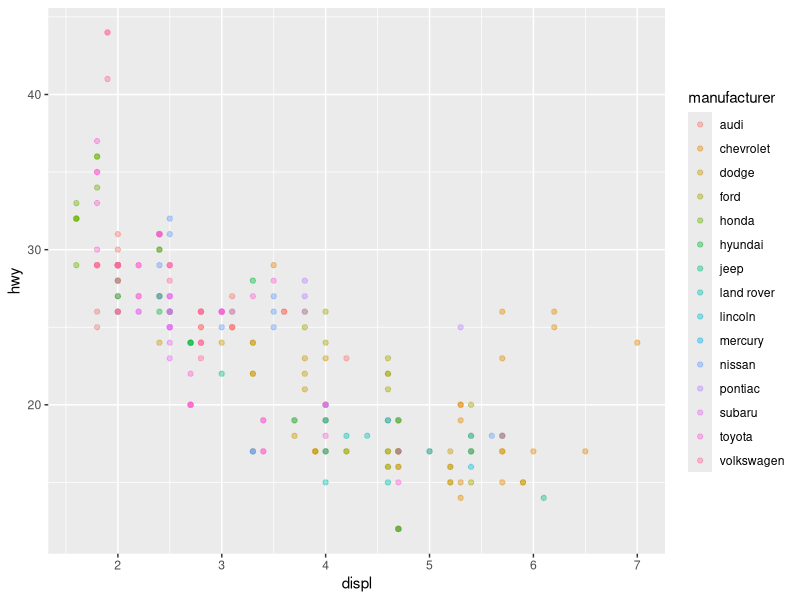
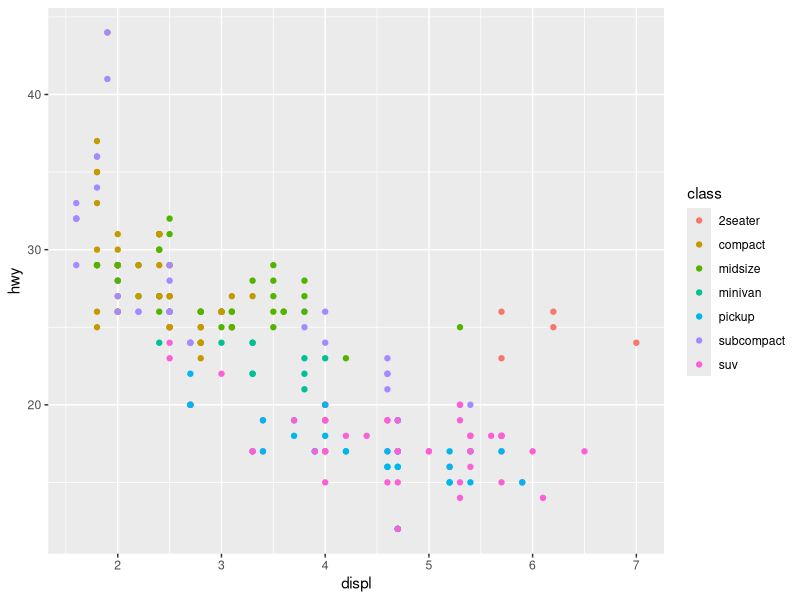
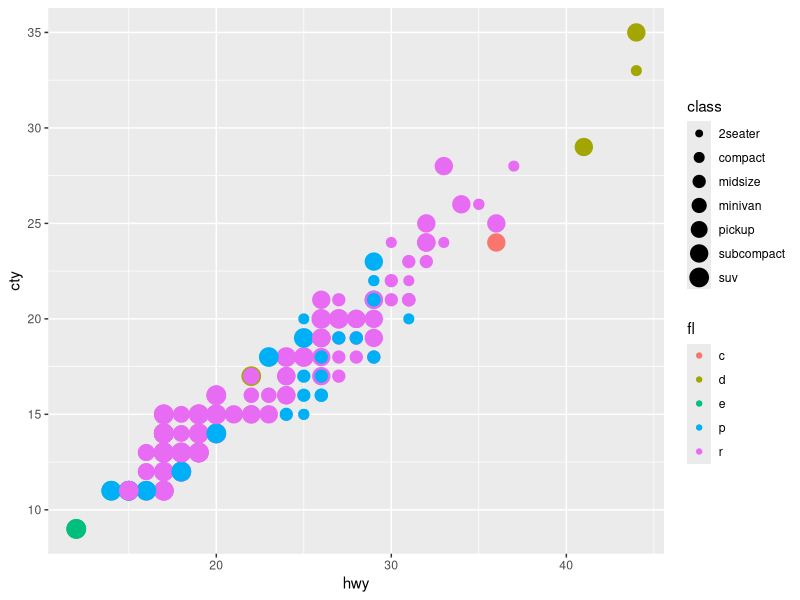
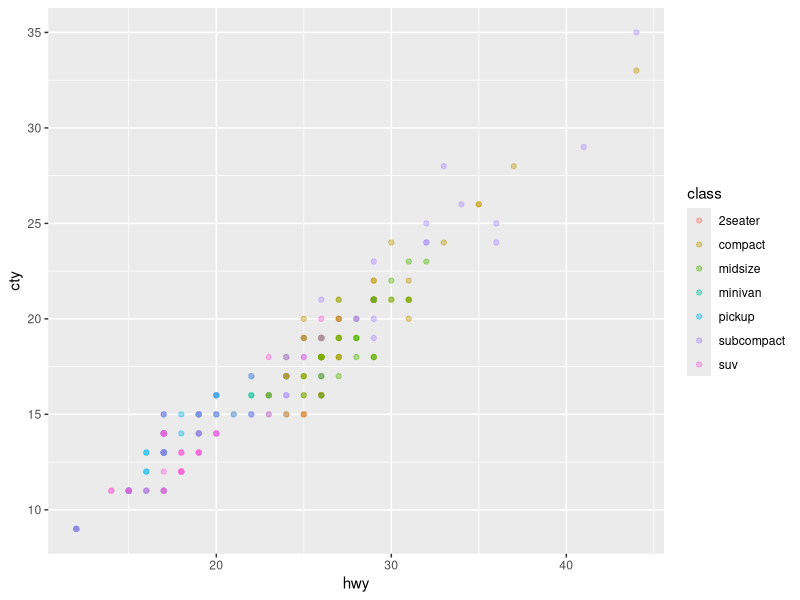

Generate these figures, in order, with R:
## ---- chunk 1
library(ggplot2)
library(tidyverse)
## ---- chunk 2
head(mpg)
## ---- chunk 3
myplot <- ggplot(data=mpg, aes(x=displ, y=hwy, color=manufacturer)) 
myplot + geom_point(alpha=0.4) 
## ---- chunk 4
ggplot(mpg, aes(x=displ, y=hwy, color=class)) + geom_point()
## ---- chunk 5
ggplot(mpg, aes(x=hwy, y=cty, size=class, color=fl)) + geom_point()
## ---- chunk 6
ggplot(mpg, aes(x=hwy, y=cty, color=class)) + geom_point(alpha=0.4)
